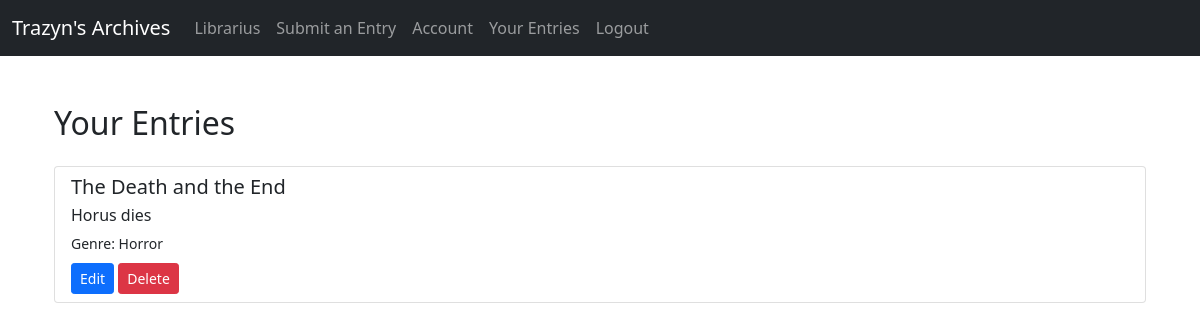
Page /stories/ (signed in) on the committed database.
### myapp/models.py (models this page shows, shortened)
class Stories(models.Model):
    storyId = models.UUIDField('Story ID', primary_key=True, default=uuid.uuid4, editable=False)
    title = models.CharField('Title', max_length=200)
    author = models.CharField('Author', max_length=100)
    content = models.TextField('Story')
    genre = models.CharField('Genre', max_length=50)
    isPublic = models.BooleanField('Is it Public', default=True)
    user = models.ForeignKey(User, on_delete=models.CASCADE, related_name='stories', null=True, blank=True)
    class Meta:
        verbose_name = 'Stories'
        verbose_name_plural = 'Stories'

### myapp/views.py (the view)
# urls.py: path('stories/', views.storiesList, name='storiesList'),
@login_required
def storiesList(request):
    user_stories = Stories.objects.filter(user=request.user)
    return render(request, 'storiesList.html', {'stories': user_stories})

### myapp/templates/storiesList.html (shortened to what this page needs)
{% extends 'base.html' %}
{% block content %}
<div class="container">
    <h2 class="my-4">Your Entries</h2>
    {% if stories %}
        <div class="list-group">
            {% for story in stories %}
                <div class="list-group-item">
                    <h5 class="mb-1">{{ story.title }}</h5>
                    <p class="mb-1">{{ story.content|truncatewords:20 }}</p>
                    <small>Genre: {{ story.genre }}</small>
                    <div class="mt-2">
                        <a href="{% url 'manageStory' story.storyId %}" class="btn btn-sm btn-primary">Edit</a>
                        <form action="{% url 'deleteStory' story.storyId %}" method="POST" style="display: inline;">
                            <button type="submit" class="btn btn-sm btn-danger" onclick="return confirm('Are you sure you want to delete this story?');">Delete</button>
                        </form>
                    </div>
                </div>
            {% endfor %}
        </div>
    {% else %}
        <p>You haven't submitted any stories yet.</p>
    {% endif %}
</div>
{% endblock %}

### rows in the picture
Stories: title "The Death and the End", content "Horus dies", genre "Horror"
